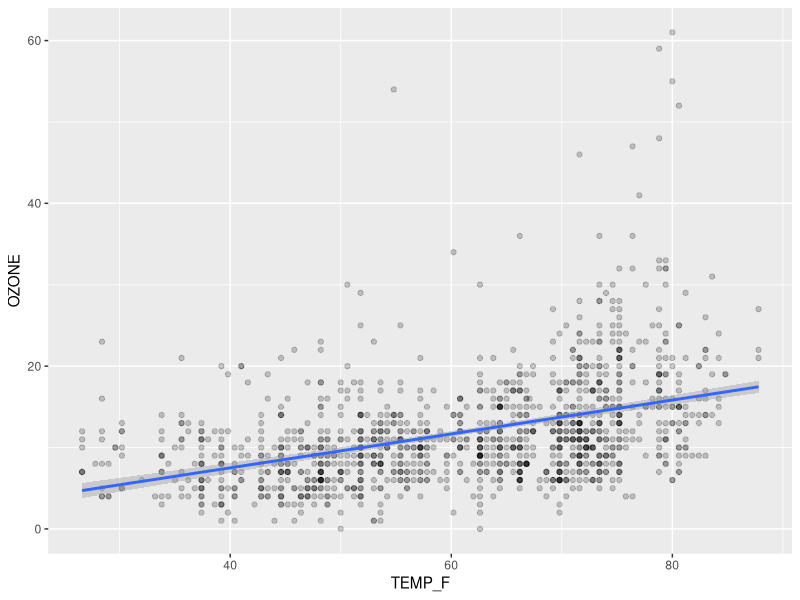
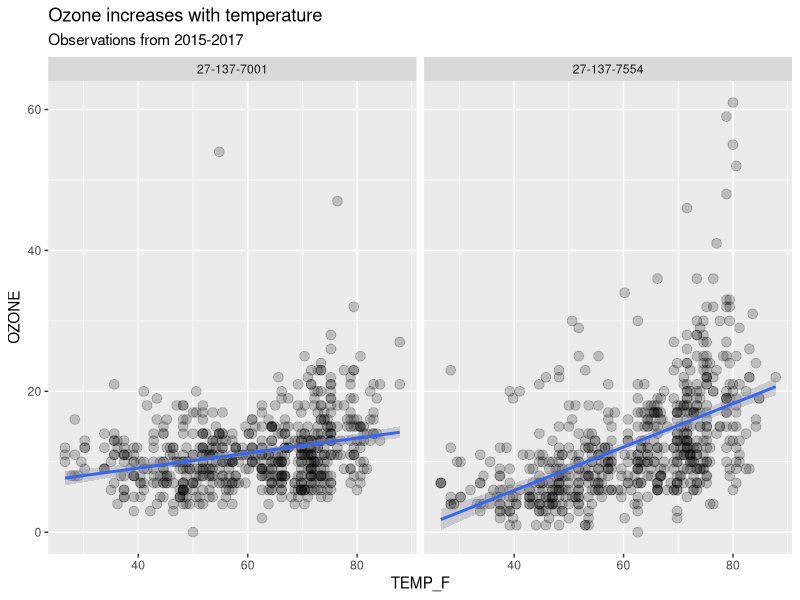

R code for these plots, in order: (Note: this script raises an error after producing the figures.)
## ---- chunk 1
library(rmarkdown)
library(tidyverse)
library(knitr)
knitr::opts_chunk$set(echo = TRUE, error = TRUE)
htmltools::tagList(rmarkdown::html_dependency_font_awesome())
## ---- chunk 2
air_data <- read_csv("data/OZONE_samples.csv")
## ---- chunk 3
air_data %>% sample_n(5) %>% select(SITE, Date, OZONE, TEMP_F) %>% kable()
## ---- chunk 4
ggplot(air_data, aes(x = TEMP_F, y = OZONE)) + 
    geom_point(alpha = 0.2) +
    geom_smooth(method = "lm")
## ---- chunk 5
ggplot(air_data, aes(x = TEMP_F, y = OZONE)) + 
    geom_point(alpha = 0.2, size = 3) +
    geom_smooth(method = "lm") + 
    facet_wrap(~SITE) +
    labs(title = "Ozone increases with temperature", 
         subtitle = "Observations from 2015-2017")
## ---- chunk 6
air_data <- air_data %>% 
            group_by(SITE, YEAR) %>% 
            summarize(AVG_OZONE = mean(OZONE) %>% round(2),
                      AVG_TEMP  = mean(TEMP_F) %>% round(2))
## ---- chunk 7
air_data %>% kable()
## ---- chunk 8
air_data %>% write_csv("results/2015-17_ozone_summary.csv")
## ---- chunk 9
ggsave("results/2015-2017 - Ozone vs Temp.pdf")
